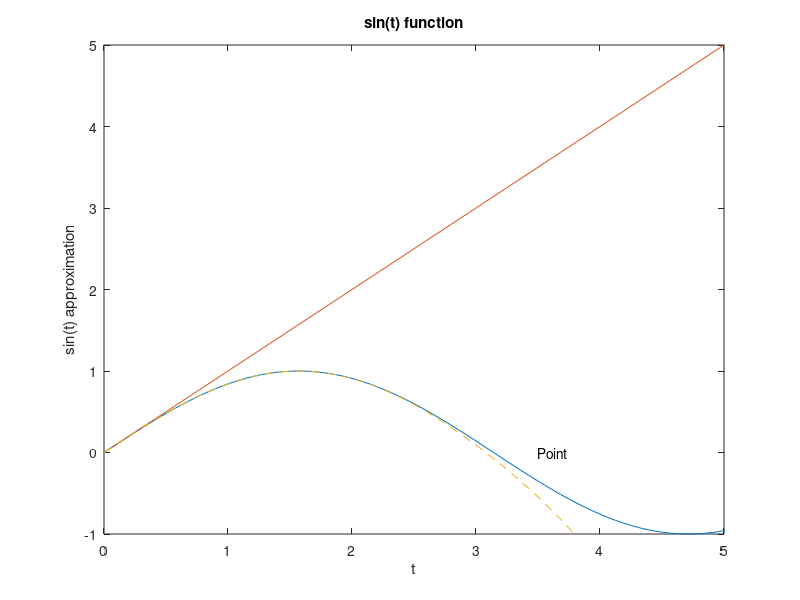

Write MATLAB code to recreate this figure. (Note: this script raises an error after producing the figure.)
t = linspace(0, 2 * pi, 100);%(if you have no idea of linspace, search on 
y1 = sin(t); y2 = t; 
y3 = t - (t.^ 3)/6 + (t.^ 5)/120 - (t.^ 7)/5040; 
plot(t,y1,t,y2,'-',t,y3,'--') 
axis([0 5 -1 5]) 
xlabel('t') 
ylabel('sin(t) approximation') 
title('sin(t) function') 
text(3.5, 0, 'Point') 
gtext('Linear Graph separates') 
gtext('Sin Graph Separates') 
grid 
legend('y1','y2','y3')